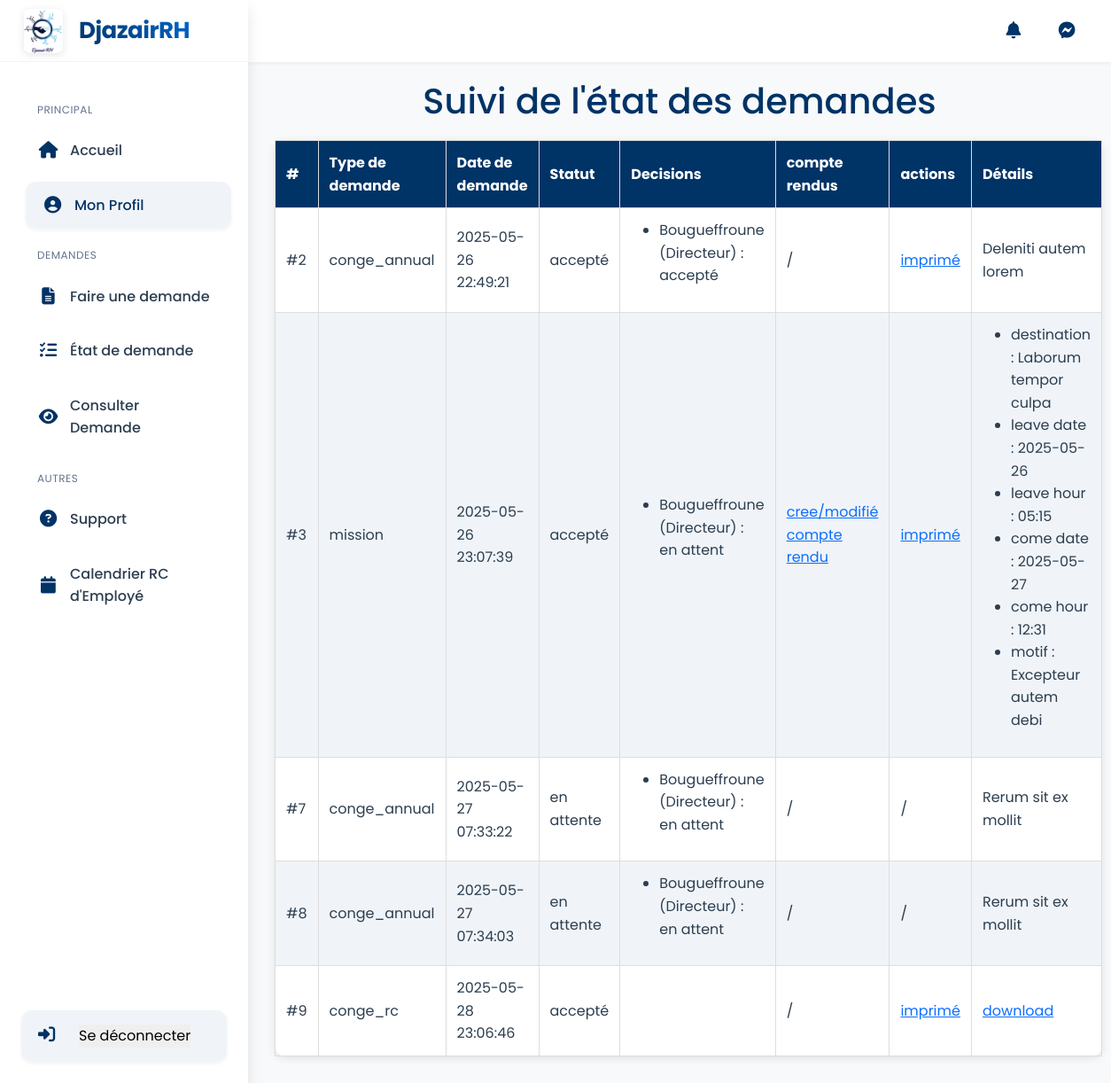
/dashboard/demands/list.php (signed in), run on the app's committed database.
### tables this page shows
CREATE TABLE IF NOT EXISTS `demands` (
  `id` int NOT NULL AUTO_INCREMENT,
  `employee_id` int DEFAULT NULL,
  `type` varchar(50) NOT NULL,
  `duree` int unsigned NOT NULL DEFAULT '30',
  `description` tinytext,
  `date_debut` date DEFAULT NULL,
  `date_fin` date DEFAULT NULL,
  `info` tinytext,
  `date_depose` timestamp NULL DEFAULT NULL,
  `status` enum('accepted','rejected','waiting') NOT NULL,
  PRIMARY KEY (`id`),
  KEY `FK_demands_employees` (`employee_id`),
  CONSTRAINT `FK_demands_employees` FOREIGN KEY (`employee_id`) REFERENCES `employees` (`id`) ON DELETE CASCADE
);

CREATE TABLE IF NOT EXISTS `demand_lifecycle` (
  `demand_id` int NOT NULL DEFAULT '1',
  `decision` enum('accepted','rejected','waiting') NOT NULL DEFAULT 'waiting',
  `superior_id` int NOT NULL DEFAULT '0',
  `took_at` timestamp NULL DEFAULT NULL,
  KEY `FK__demands` (`demand_id`),
  KEY `FK_demand_lifecycle_employees` (`superior_id`),
  CONSTRAINT `FK_demand_lifecycle_employees` FOREIGN KEY (`superior_id`) REFERENCES `employees` (`id`)
);

CREATE TABLE IF NOT EXISTS `employees` (
  `id` int NOT NULL AUTO_INCREMENT,
  `superior_id` int DEFAULT NULL,
  `base_payment` int unsigned DEFAULT NULL,
  `matricule` int DEFAULT NULL,
  `prenom` varchar(255) NOT NULL,
  `nom` varchar(255) NOT NULL,
  `email_professionnel` varchar(255) NOT NULL,
  `phone` varchar(255) DEFAULT NULL,
  `start_date` date DEFAULT NULL,
  `password` varchar(255) NOT NULL,
  `departement_id` int DEFAULT NULL,
  `service_id` int DEFAULT NULL,
  `role_id` int DEFAULT NULL,
  `compte_valid` enum('1','0','waiting') DEFAULT 'waiting',
  `profile_photo` varchar(50) DEFAULT NULL,
  `birth_day` date DEFAULT NULL,
  `birth_place` varchar(50) DEFAULT NULL,
  `etat_civil` enum('celibataire','marie','divorce','veuf','') DEFAULT NULL,
  PRIMARY KEY (`id`),
  UNIQUE KEY `email_professionnel` (`email_professionnel`),
  UNIQUE KEY `matricule` (`matricule`),
  KEY `departement_id` (`departement_id`),
  KEY `service_id` (`service_id`),
  KEY `role_id` (`role_id`),
  KEY `FK_employees_employees` (`superior_id`),
  CONSTRAINT `employees_ibfk_1` FOREIGN KEY (`departement_id`) REFERENCES `departements` (`id`),
  CONSTRAINT `employees_ibfk_2` FOREIGN KEY (`service_id`) REFERENCES `services` (`id`),
  CONSTRAINT `employees_ibfk_3` FOREIGN KEY (`role_id`) REFERENCES `roles` (`id`),
  CONSTRAINT `FK_employees_employees` FOREIGN KEY (`superior_id`) REFERENCES `employees` (`id`)
);

CREATE TABLE IF NOT EXISTS `roles` (
  `id` int NOT NULL AUTO_INCREMENT,
  `nom` varchar(255) NOT NULL,
  PRIMARY KEY (`id`)
);

### functions/helpers.php (called while the page is built, shortened)
<?php
if (!function_exists('url')) {
    function url($uri = null)
    {
        if ($uri) {
            return 'http://' . $_SERVER['HTTP_HOST'] . '/' . trim($uri, '/');
        }
        return 'http://' . $_SERVER['HTTP_HOST'];
    }
}
if (!function_exists('load_db')) {
    function load_db(): PDO|bool
    {
        $path = __DIR__ . '/../db/connection.php';
        if (file_exists($path)) {
            return require($path);
        } else {
            throw new RuntimeException('Unable to find database.');
        }
    }
}
if (!function_exists('get_role')) {
    function get_role(string $role_id): array
    {
        $sql = "SELECT * FROM `roles` WHERE id=?";
        $db = load_db();
        $result = $db->prepare($sql);
        $result->execute([$role_id]);
        return $result->fetch(PDO::FETCH_ASSOC);
    }
}
if (!function_exists('get_service')) {
    function get_service(string $service_id): array
    {
        $sql = "SELECT * FROM `services` WHERE id=?";
        $db = load_db();
        $result = $db->prepare($sql);
        $result->execute([$service_id]);
        return $result->fetch(PDO::FETCH_ASSOC);
    }
}
if (!function_exists('get_department')) {
    function get_department(string $department_id): array
    {
        $sql = "SELECT * FROM `departements` WHERE id=?";
        $db = load_db();
        $result = $db->prepare($sql);
        $result->execute([$department_id]);
        return $result->fetch(PDO::FETCH_ASSOC);
    }
}
if (!function_exists('get_demand_with_lifecycle')) {
    function get_demand_with_lifecycle($demand_id)
    {
        $pdo = load_db();
        $stmt = $pdo->prepare("SELECT * FROM demands WHERE id = ?");
        $stmt->execute([$demand_id]);
        $demand = $stmt->fetch(PDO::FETCH_ASSOC);
        $stmt = $pdo->prepare("SELECT * FROM `demand_lifecycle` WHERE demand_id = ?");
        $stmt->execute([$demand_id]);
        $lifecycle = $stmt->fetchAll(PDO::FETCH_ASSOC);
        $demand['lifecycle'] = $lifecycle;
        return $demand;
    }
}
if (!function_exists('if_user_is')) {
    function if_user_is(string|array $role, ?callable $callback)
    {
        if (is_string($role)) {
            $role = [$role];
        }
        $user = fetch_user_information($_SESSION['user_id'], false);
        return false;
    }
}

### functions/user.php (called while the page is built, shortened)
<?php
if (! function_exists('get_user_demands')) {
    function get_user_demands(string $user_id)
    {
        $db = load_db();
        $sql = "SELECT `id` FROM `demands` WHERE `employee_id` = ?";
        $stmt = $db->prepare($sql);
        try {
            $stmt->execute([$user_id]);
        } catch (PDOException $e) {
            die($e->getMessage());
        }
        $demands = $stmt->fetchAll(PDO::FETCH_ASSOC);
        $demands_w = [];
        foreach($demands as $demand){
            $demands_w[] = get_demand_with_lifecycle($demand['id']);
        }
        return $demands_w;
    }
}
if (!function_exists('fetch_user_information')) {
    function fetch_user_information(string $user_id, $check = true): array
    {
        $db = load_db();
        $sql = "SELECT * FROM `employees` WHERE id=?";
        $result = $db->prepare($sql);
        $result->execute([$user_id]);
        $user = $result->fetch(PDO::FETCH_ASSOC);
        $user['role'] = get_role($user['role_id']);
        $user['service'] = get_service($user['service_id']);
        $user['department'] = get_department($user['departement_id']);
        $user['superior'] = empty($user['superior_id']) ? null :  get_user($user['superior_id']);
        $user['address'] = !empty($user['address_id']) ? get_address($user['user_id']) : [];
        return $user;
    }
}

### functions/auth.php (called while the page is built, shortened)
<?php
if( !function_exists('get_user') ){
    function get_user($id){
        $db = load_db();
        $sql = "SELECT * FROM employees WHERE id = ?";
        $stmt = $db->prepare($sql);
        $stmt->execute([$id]);
        if( $stmt->rowCount() > 0 ){
            $user = $stmt->fetch(PDO::FETCH_ASSOC);
            unset($user['password']);
            return $user;
        }
        return null;
    }
}

### dashboard/demands/list.php (the view, shortened to what this page needs)
<?php
$user = fetch_user_information($_SESSION['user_id']);
$user_demands = get_user_demands($_SESSION['user_id']);
?>
<!DOCTYPE html>
<html lang="fr">
<head>
    <link href="https://cdn.jsdelivr.net/npm/bootstrap@5.3.0/dist/css/bootstrap.min.css" rel="stylesheet">
    <link rel="stylesheet" href="https://cdnjs.cloudflare.com/ajax/libs/font-awesome/6.4.2/css/all.min.css">
</head>
<body>
    <div class="sidebar">
        <div class="sidebar-header">
            <div class="logo">
                <img src="logo_djazairRH.jpg" alt="DjazairRH Logo">
                <span class="logo-text">DjazairRH</span>
            </div>
        </div>
        <div class="sidebar-content">
            <div class="menu-items">
                <div class="nav-title">Principal</div>
                <a href="<?= url('/') ?>" class="menu-item">
                    <i class="fas fa-home"></i>
                    <span class="menu-text">Accueil</span>
                </a>
                <a href="<?= url('dashboard') ?>" class="menu-item active">
                    <i class="fas fa-user-circle"></i>
                    <span class="menu-text">Mon Profil</span>
                </a>
                <div class="nav-title">Demandes</div>
                <div class="request-section">
                    <a href="#" class="menu-item" id="faireDemandeBtn">
                        <i class="fas fa-file-alt"></i>
                        <span class="menu-text">Faire une demande</span>
                    </a>
                    <a href="<?= url('dashboard/demands/list.php') ?>" class="menu-item">
                        <i class="fas fa-tasks"></i>
                        <span class="menu-text">État de demande</span>
                    </a>
                    <?php if (!if_user_is('Employé', null)): ?>
                        <a href="<?= url('dashboard/demands/consulte.php') ?>" class="menu-item">
                            <i class="fas fa-eye"></i>
                            <span class="menu-text">Consulter Demande</span>
                        </a>
                    <?php endif ?>
                </div>
                <div class="nav-title">Autres</div>
                <a href="<?= url('dashboard/support') ?>" class="menu-item">
                    <i class="fas fa-question-circle"></i>
                    <span class="menu-text">Support</span>
                </a>
                <a href="<?= url('dashboard/calendrier') ?>" class="menu-item">
                    <i class="fas fa-calendar"></i>
                    <span class="menu-text">Calendrier RC d'Employé</span>
                </a>
            </div>
        </div>
        <form action="<?= url('actions/auth.php') ?>" method="post" class="user-section">
            <div class="user-avatar">
                <i class="fas fa-sign-in-alt"></i>
            </div>
            <button type="submit" style="border : none">Se déconnecter</button>
        </form>
    </div>
    <nav class="navbar">
        <div class="nav-icons">
            <div class="icon-wrapper" onclick="toggleNotifications()">
                <i class="fa-solid fa-bell"></i>
            </div>
            <div class="icon-wrapper" onclick="toggleMessenger()">
                <i class="fa-brands fa-facebook-messenger"></i>
            </div>
        </div>
    </nav>
    <div class="main-content">
        <h1>Suivi de l'état des demandes</h1>
        <table>
            <thead>
                <tr>
                    <th>#</th>
                    <th>Type de demande</th>
                    <th>Date de demande</th>
                    <th>Statut</th>
                    <th>
                        Decisions
                    </th>
                    <th>
                        compte rendus
                    </th>
                    <th>
                        actions
                    </th>
                    <th>Détails</th>
                </tr>
            </thead>
            <tbody>
                <?php foreach ($user_demands as $demand): ?>
                    <?php $info = json_decode($demand['info'], true) ?>
                    <tr>
                        <td>
                            #<?= $demand['id'] ?>
                        </td>
                        <td>
                            <?= $demand['type'] ?>
                        </td>
                        <td>
                            <?= $demand['date_depose'] ?>
                        </td>
                        <td>
                            <?= $demand['status'] == 'accepted' ? 'accepté' : ($demand['status'] == 'rejected' ? 'rejeté' : 'en attente'); ?>
                        </td>
                        <td>
                            <ul>
                                <?php foreach ($demand['lifecycle'] as $step): $superior = fetch_user_information($step['superior_id']); ?>
                                    <li>
                                        <?= sprintf("%s (%s) :", $superior['nom'], $superior['role']['nom']) ?> <?= $step['decision'] == 'accepted' ? 'accepté' : ($step['decision'] == 'waiting' ? 'en attent' : 'rejeté') ?>
                                    </li>
                                <?php endforeach; ?>
                            </ul>
                        </td>
                        <td>
                            <?php if (in_array($demand['type'], ['mission', 'deplacement'])): ?>
                                <?php if ($demand['status'] == 'accepted'): ?>
                                    <a href="<?= url('dashboard/compte-rendus/' . $demand['type'] . '.php?demand_id=' . $demand['id']) ?>">
                                        cree/modifié compte rendu
                                    </a>
                                <?php else: ?>
                                    en attent d'accepter
                                <?php endif; ?>
                            <?php else: ?>
                                /
                            <?php endif; ?>
                        </td>
                        <td>
                            <?php if ($demand['status'] == 'accepted'): ?>
                                <a href="<?= url('dashboard/demands/view.php?demand=' . $demand['id'] . '&type='. $demand['type']) ?>">
                                    imprimé
                                </a>
                            <?php else: ?>
                                /
                            <?php endif ?>
                        </td>
                        <td>
                            <?php if ($info['type'] == 'text'): ?>
                                <?= $info['content'] ?>
                            <?php elseif ($info['type'] == 'keys'): ?>
                                <ul>
                                    <?php foreach ($info['content'] as $key => $value): ?>
                                        <li>
                                            <?= $key ?> : <?= $value ?>
                                        </li>
                                    <?php endforeach; ?>
                                </ul>
                            <?php else: ?>
                                <a href="<?= url('storage/' . $info['content']) ?>" download="file.pdf">
                                    download
                                </a>
                            <?php endif; ?>
                        </td>
                    </tr>
                <?php endforeach; ?>
            </tbody>
        </table>
    </div>
</body>
</html>

### data on the page
demands: id "2", type "conge_annual", date_depose "2025-05-26 22:49:21", status "accepté", info "Deleniti autem lorem"
demand_lifecycle: superior.nom "Bougueffroune", roles.nom "Directeur", decision "accepté"
demands: id "3", type "mission", date_depose "2025-05-26 23:07:39", status "accepté", key "destination", value "Laborum tempor culpa", key "leave date", date_debut "2025-05-26", key "leave hour", value "05:15", key "come date", date_fin "2025-05-27", key "come hour", value "12:31", key "motif", value "Excepteur autem debi"
demand_lifecycle: superior.nom "Bougueffroune", roles.nom "Directeur", decision "en attent"
demands: id "7", type "conge_annual", date_depose "2025-05-27 07:33:22", status "en attente", info "Rerum sit ex mollit"
demand_lifecycle: superior.nom "Bougueffroune", roles.nom "Directeur", decision "en attent"
demands: id "8", type "conge_annual", date_depose "2025-05-27 07:34:03", status "en attente", info "Rerum sit ex mollit"
demand_lifecycle: superior.nom "Bougueffroune", roles.nom "Directeur", decision "en attent"
demands: id "9", type "conge_rc", date_depose "2025-05-28 23:06:46", status "accepté"
